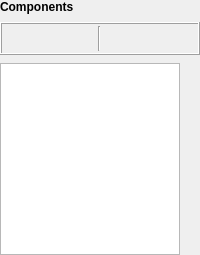
         <widget class="QWidget" name="widget_6" native="true">
          <property name="sizePolicy">
           <sizepolicy hsizetype="Maximum" vsizetype="Preferred">
            <horstretch>0</horstretch>
            <verstretch>0</verstretch>
           </sizepolicy>
          </property>
          <layout class="QVBoxLayout" name="verticalLayout_8">
           <property name="spacing">
            <number>8</number>
           </property>
           <property name="leftMargin">
            <number>0</number>
           </property>
           <property name="topMargin">
            <number>0</number>
           </property>
           <property name="rightMargin">
            <number>0</number>
           </property>
           <property name="bottomMargin">
            <number>0</number>
           </property>
           <item>
            <widget class="QLabel" name="tab_comp_label">
             <property name="sizePolicy">
              <sizepolicy hsizetype="Maximum" vsizetype="Preferred">
               <horstretch>0</horstretch>
               <verstretch>0</verstretch>
              </sizepolicy>
             </property>
             <property name="text">
              <string>&lt;html&gt;&lt;head/&gt;&lt;body&gt;&lt;p&gt;&lt;span style=&quot; font-weight:600;&quot;&gt;Components&lt;/span&gt;&lt;/p&gt;&lt;/body&gt;&lt;/html&gt;</string>
             </property>
            </widget>
           </item>
           <item>
            <widget class="QFrame" name="horizontalFrame_2">
             <property name="sizePolicy">
              <sizepolicy hsizetype="Maximum" vsizetype="Preferred">
               <horstretch>0</horstretch>
               <verstretch>0</verstretch>
              </sizepolicy>
             </property>
             <property name="frameShape">
              <enum>QFrame::Box</enum>
             </property>
             <property name="frameShadow">
              <enum>QFrame::Raised</enum>
             </property>
             <layout class="QHBoxLayout" name="horizontalLayout_8">
              <property name="leftMargin">
               <number>0</number>
              </property>
              <property name="topMargin">
               <number>2</number>
              </property>
              <property name="rightMargin">
               <number>0</number>
              </property>
              <property name="bottomMargin">
               <number>2</number>
              </property>
              <item>
               <widget class="QToolButton" name="insert_above_comp_button">
                <property name="toolTip">
                 <string>Add Component Above</string>
                </property>
                <property name="statusTip">
                 <string>Add Component Above</string>
                </property>
                <property name="text">
                 <string/>
                </property>
                <property name="icon">
                 <iconset resource="../../../resources/base/resources.qrc">
                  <normaloff>:/icons/table-insert-row-before.png</normaloff>:/icons/table-insert-row-before.png</iconset>
                </property>
                <property name="iconSize">
                 <size>
                  <width>18</width>
                  <height>18</height>
                 </size>
                </property>
                <property name="autoRaise">
                 <bool>true</bool>
                </property>
               </widget>
              </item>
              <item>
               <widget class="QToolButton" name="insert_below_comp_button">
                <property name="sizePolicy">
                 <sizepolicy hsizetype="Maximum" vsizetype="Fixed">
                  <horstretch>0</horstretch>
                  <verstretch>0</verstretch>
                 </sizepolicy>
                </property>
                <property name="toolTip">
                 <string>Add Component Below</string>
                </property>
                <property name="statusTip">
                 <string>Add Component Below</string>
                </property>
                <property name="text">
                 <string/>
                </property>
                <property name="icon">
                 <iconset resource="../../../resources/base/resources.qrc">
                  <normaloff>:/icons/table-insert-row-after.png</normaloff>:/icons/table-insert-row-after.png</iconset>
                </property>
                <property name="iconSize">
                 <size>
                  <width>18</width>
                  <height>18</height>
                 </size>
                </property>
                <property name="autoRaise">
                 <bool>true</bool>
                </property>
               </widget>
              </item>
              <item>
               <widget class="QToolButton" name="remove_comp_button">
                <property name="toolTip">
                 <string>Remove Component</string>
                </property>
                <property name="statusTip">
                 <string>Remove Component</string>
                </property>
                <property name="text">
                 <string/>
                </property>
                <property name="icon">
                 <iconset resource="../../../resources/base/resources.qrc">
                  <normaloff>:/icons/table-delete-row.png</normaloff>:/icons/table-delete-row.png</iconset>
                </property>
                <property name="iconSize">
                 <size>
                  <width>18</width>
                  <height>18</height>
                 </size>
                </property>
                <property name="autoRaise">
                 <bool>true</bool>
                </property>
               </widget>
              </item>
              <item>
               <widget class="Line" name="line_5">
                <property name="orientation">
                 <enum>Qt::Vertical</enum>
                </property>
               </widget>
              </item>
              <item>
               <widget class="QToolButton" name="move_up_comp_button">
                <property name="toolTip">
                 <string>Move Component Up</string>
                </property>
                <property name="statusTip">
                 <string>Move Component Up</string>
                </property>
                <property name="text">
                 <string/>
                </property>
                <property name="icon">
                 <iconset resource="../../../resources/base/resources.qrc">
                  <normaloff>:/icons/row_up.png</normaloff>:/icons/row_up.png</iconset>
                </property>
                <property name="iconSize">
                 <size>
                  <width>18</width>
                  <height>18</height>
                 </size>
                </property>
                <property name="autoRaise">
                 <bool>true</bool>
                </property>
               </widget>
              </item>
              <item>
               <widget class="QToolButton" name="move_down_comp_button">
                <property name="toolTip">
                 <string>Move Component Down</string>
                </property>
                <property name="statusTip">
                 <string>Move Component Down</string>
                </property>
                <property name="text">
                 <string/>
                </property>
                <property name="icon">
                 <iconset resource="../../../resources/base/resources.qrc">
                  <normaloff>:/icons/row_down.png</normaloff>:/icons/row_down.png</iconset>
                </property>
                <property name="iconSize">
                 <size>
                  <width>18</width>
                  <height>18</height>
                 </size>
                </property>
                <property name="autoRaise">
                 <bool>true</bool>
                </property>
               </widget>
              </item>
              <item>
               <spacer name="horizontalSpacer_2">
                <property name="orientation">
                 <enum>Qt::Horizontal</enum>
                </property>
                <property name="sizeHint" stdset="0">
                 <size>
                  <width>40</width>
                  <height>20</height>
                 </size>
                </property>
               </spacer>
              </item>
             </layout>
            </widget>
           </item>
           <item>
            <widget class="QTableView" name="compView">
             <property name="sizePolicy">
              <sizepolicy hsizetype="Minimum" vsizetype="Expanding">
               <horstretch>0</horstretch>
               <verstretch>0</verstretch>
              </sizepolicy>
             </property>
             <property name="maximumSize">
              <size>
               <width>180</width>
               <height>16777215</height>
              </size>
             </property>
             <property name="sizeAdjustPolicy">
              <enum>QAbstractScrollArea::AdjustIgnored</enum>
             </property>
             <property name="editTriggers">
              <set>QAbstractItemView::AllEditTriggers</set>
             </property>
             <property name="showDropIndicator" stdset="0">
              <bool>false</bool>
             </property>
             <property name="selectionMode">
              <enum>QAbstractItemView::SingleSelection</enum>
             </property>
             <property name="selectionBehavior">
              <enum>QAbstractItemView::SelectRows</enum>
             </property>
             <property name="textElideMode">
              <enum>Qt::ElideNone</enum>
             </property>
             <attribute name="verticalHeaderVisible">
              <bool>false</bool>
             </attribute>
            </widget>
           </item>
          </layout>
         </widget>
